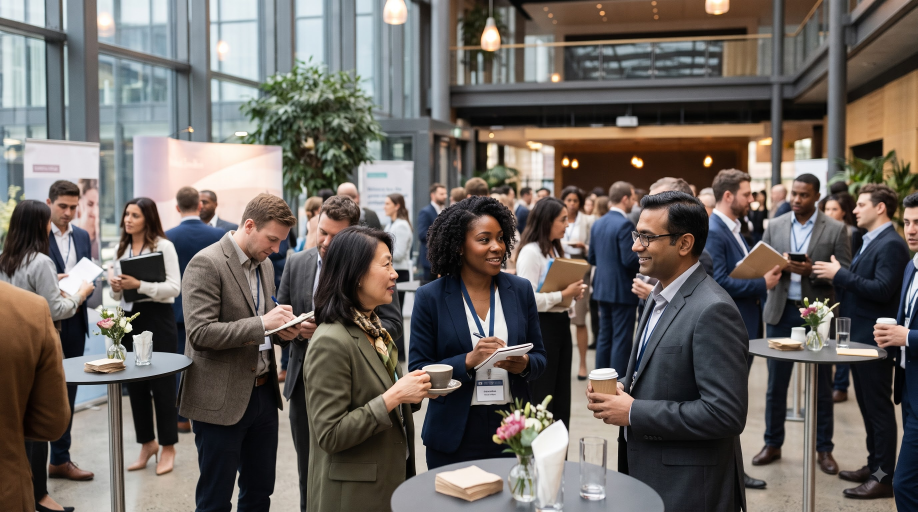
#> input picture assets/Business_professionals_networkin…_44ed830d_2K.jpg, 2752 x 1536 px (shown at 1/3 size); its folder holds 5 pictures in this run
$ python optimize-images.py
#> lines starting #> are read from the running program, lines starting #| are printed output that depends on the picture
"""Make WebP copies of the site photos and point the pages at them.

    python tools/optimize-images.py

For every JPEG in assets/ (except og-image.jpg, which social networks need as JPEG) this writes
assets/<name>.webp, at most 1600 px wide, quality 72, and replaces references to the JPEG in the
pages with the WebP. Safe to re-run; the original JPEGs are kept.
"""
import pathlib
import re

from PIL import Image, ImageOps

ROOT = pathlib.Path(__file__).resolve().parent.parent
ASSETS = ROOT / "assets"
SKIP = {"og-image.jpg"}
MAX_W = 1600


def main():
    converted = {}
    for src in sorted(ASSETS.iterdir()):
        if src.suffix.lower() not in (".jpg", ".jpeg") or src.name in SKIP:
            continue
        dst = src.with_suffix(".webp")
        if src.stem in ("neema",):  # a hand-made neema.webp already exists; keep it
            continue
        im = ImageOps.exif_transpose(Image.open(src)).convert("RGB")
#> im is the input picture: PIL image 2752x1536 RGB; mean R, G, B 107.1, 101.2, 96.8
        if im.width > MAX_W:
            im = im.resize((MAX_W, round(im.height * MAX_W / im.width)), Image.LANCZOS)
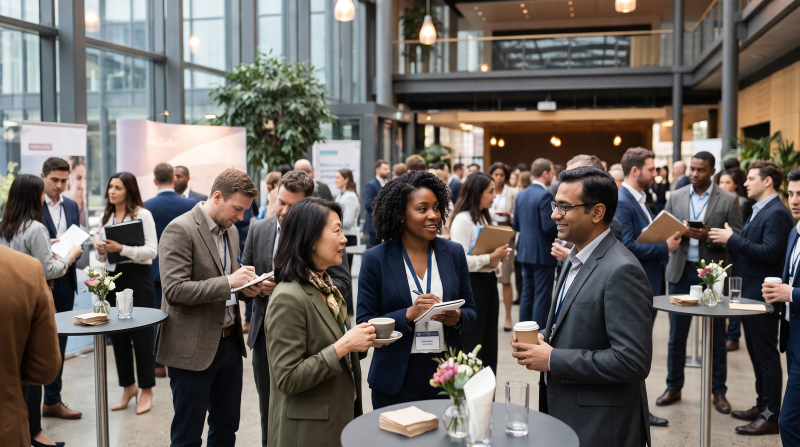
#> im: PIL image 1600x893 RGB (shown at 1/2 size); mean R, G, B 107.1, 101.2, 96.8
#> pass 3 of the loop in main, `for src in sorted(ASSETS.iterdir()):`:
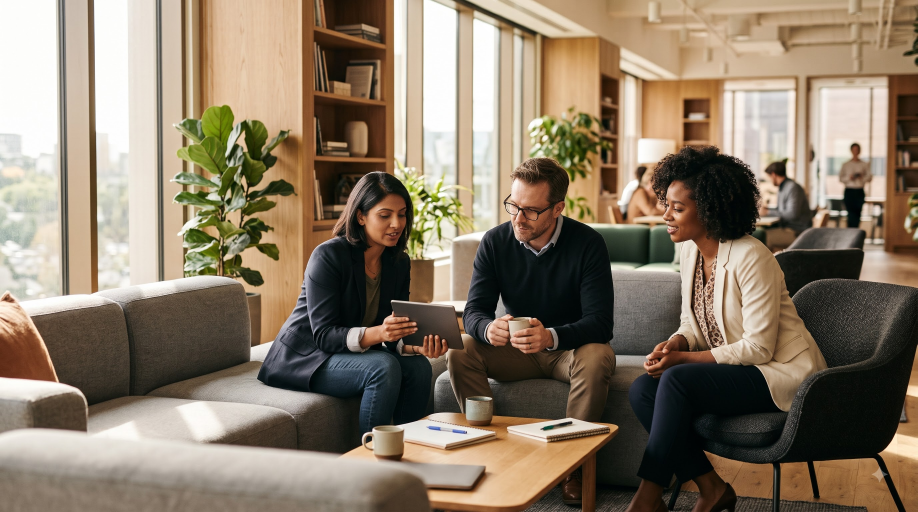
#> input picture assets/Colleagues_having_business_discu…_4af3b0a1_2K.jpg, 2752 x 1536 px (shown at 1/3 size)
#> in main, im is the input picture: PIL image 2752x1536 RGB; mean R, G, B 138.1, 123, 104.1
#> in main, `im = im.resize((MAX_W, round(im.height * MAX_W / im.width)), Image.LAN..`:
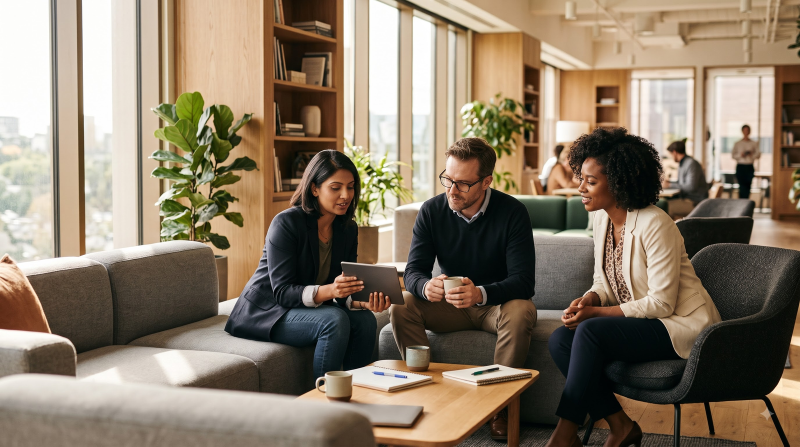
#> im: PIL image 1600x893 RGB (shown at 1/2 size); mean R, G, B 138.1, 123, 104.1
#> the loop made 5 passes; the first 3 are shown
        im.save(dst, "WEBP", quality=72, method=6)
        converted[src.name] = dst.name
        print(f"{src.name:32} {src.stat().st_size // 1024:4} KB -> {dst.name:32} {dst.stat().st_size // 1024:4} KB")

    pages = list(ROOT.glob("*.html")) + list((ROOT / "partials").glob("*.html"))
    total = 0
    for page in pages:
        t = page.read_text(encoding="utf-8")
        new = t
        for jpg, webp in converted.items():
            new = re.sub(r"(assets/)" + re.escape(jpg) + r"(?=['\"?)])", r"\g<1>" + webp, new)
        if new != t:
            total += 1
            page.write_text(new, encoding="utf-8", newline="")
    print(f"updated {total} pages")


if __name__ == "__main__":
    main()
